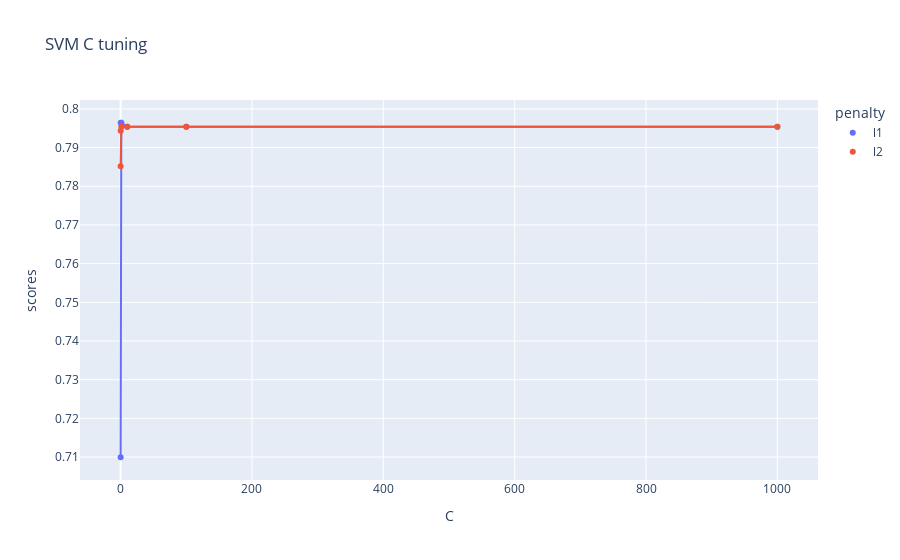

Notebook code for this chart:
### Code cell
fig = px.scatter(svmcv, x='C', y='scores', color='penalty', title='SVM C tuning', trendline="lowess")
fig.show()

### Figure 1 — Plotly figure (JSON) as saved in the notebook; plotly's stock layout.template omitted (floating-point values rounded to 4 significant figures)
{"data": [{"hovertemplate": "penalty=l1<br>C=%{x}<br>scores=%{y}<extra></extra>", "legendgroup": "l1", "marker": {"color": "#636efa", "symbol": "circle"}, "mode": "markers", "name": "l1", "orientation": "v", "showlegend": true, "type": "scatter", "x": [0.001, 0.1, 1, 10, 100, 1000], "xaxis": "x", "y": [0.7099, 0.7964, 0.7964, 0.7954, 0.7954, 0.7954], "yaxis": "y"}, {"hovertemplate": "<b>LOWESS trendline</b><br><br>penalty=l1<br>C=%{x}<br>scores=%{y} <b>(trend)</b><extra></extra>", "legendgroup": "l1", "marker": {"color": "#636efa", "symbol": "circle"}, "mode": "lines", "name": "l1", "showlegend": false, "type": "scatter", "x": [0.001, 0.1, 1, 10, 100, 1000], "xaxis": "x", "y": [0.7099, 0.7964, 0.7964, 0.7954, 0.7954, 0.7954], "yaxis": "y"}, {"hovertemplate": "penalty=l2<br>C=%{x}<br>scores=%{y}<extra></extra>", "legendgroup": "l2", "marker": {"color": "#EF553B", "symbol": "circle"}, "mode": "markers", "name": "l2", "orientation": "v", "showlegend": true, "type": "scatter", "x": [0.001, 0.1, 1, 10, 100, 1000], "xaxis": "x", "y": [0.7852, 0.7944, 0.7954, 0.7954, 0.7954, 0.7954], "yaxis": "y"}, {"hovertemplate": "<b>LOWESS trendline</b><br><br>penalty=l2<br>C=%{x}<br>scores=%{y} <b>(trend)</b><extra></extra>", "legendgroup": "l2", "marker": {"color": "#EF553B", "symbol": "circle"}, "mode": "lines", "name": "l2", "showlegend": false, "type": "scatter", "x": [0.001, 0.1, 1, 10, 100, 1000], "xaxis": "x", "y": [0.7852, 0.7944, 0.7954, 0.7954, 0.7954, 0.7954], "yaxis": "y"}], "layout": {"legend": {"title": {"text": "penalty"}, "tracegroupgap": 0}, "title": {"text": "SVM C tuning"}, "xaxis": {"anchor": "y", "domain": [0, 1], "title": {"text": "C"}}, "yaxis": {"anchor": "x", "domain": [0, 1], "title": {"text": "scores"}}}}
